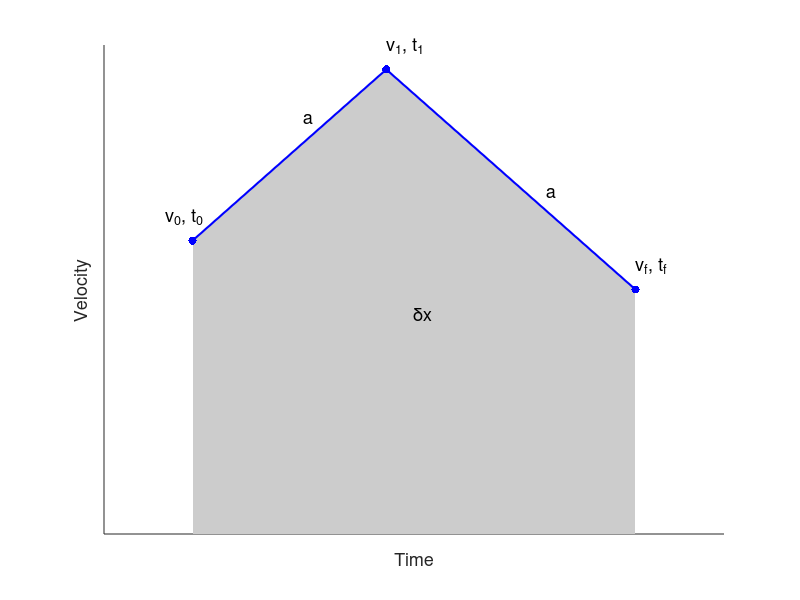

Recreate this plot in MATLAB.
%!octave

t = [0.100, 0.3187, 0.600];
v = [1.200, 1.900, 1.000];
textSize = 13;

hFig = figure(1, "name", "Velocity Dual Segment"); set(hFig, "menubar", "none");
cla;
hold on;
area(t, v, "facecolor", [0.8 0.8 0.8], "edgecolor", "none");
plot(t, v, "b.-", "markersize", 18.0, "linewidth", 1.5);
xlim([0.0 0.7]);
text(t(1) - 0.03, v(1) + 0.1, "v_0, t_0", "fontsize", textSize);
text(t(2)       , v(2) + 0.1, "v_1, t_1", "fontsize", textSize);
text(t(3)       , v(3) + 0.1, "v_f, t_f", "fontsize", textSize);
text(0.350, 0.9, "{\\delta}x", "interpreter", "tex", "fontsize", textSize);
text(0.225, 1.7, "a", "fontsize", textSize);
text(0.500, 1.4, "a", "fontsize", textSize);
axis("nolabel", "tic[]");
box off;
ylabel("Velocity", "fontsize", textSize);
xlabel("Time", "fontsize", textSize);
